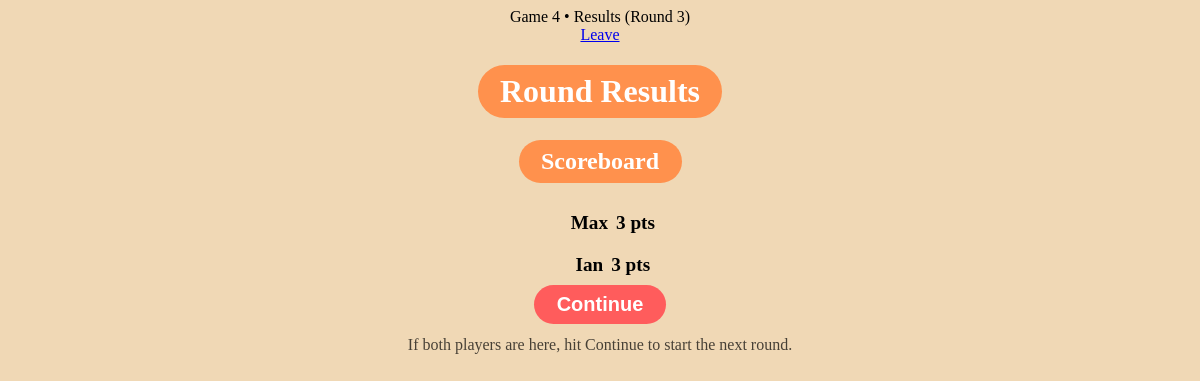
/roundresults/4/4 (signed in), run on the app's committed database.
### hello.py (models this page shows, shortened)
class PlayerGame(db.Model):
    id = db.Column(db.Integer, primary_key=True)
    game_id = db.Column(db.Integer, db.ForeignKey('game.id'))
    user_id = db.Column(db.Integer, db.ForeignKey('user.id'))
    score = db.Column(db.Integer, default=0)
    user = db.relationship("User")

class User(UserMixin, db.Model):
    id = db.Column(db.Integer, primary_key=True)
    username = db.Column(db.String(64), unique=True, nullable=False)
    display_name = db.Column(db.String(64), nullable=False)
    password_hash = db.Column(db.String(256), nullable=False)

### hello.py (the view)
@app.route('/roundresults/<int:game_id>/<int:round_id>')
@login_required
def roundresults(game_id, round_id):
    game = Game.query.get_or_404(game_id)
    players = PlayerGame.query.filter_by(game_id = game_id).order_by(PlayerGame.score.desc()).all()
    return render_template(
        "roundresults.html",
        game_id=game_id,
        round_id=round_id,
        players=players,
        round_num=game.round_num,
    )

### hello.py (called while the page is built)
@login_manager.user_loader
def load_user(user_id):
    return User.query.get(int(user_id))

### templates/roundresults.html (shortened to what this page needs)
{% extends "base.html" %}
{% block content %}
<link rel="stylesheet" href="/static/roundresults.css">
<nav class="top-nav">
  <div class="welcome">Game {{ game_id }} • Results (Round {{ round_num }})</div>
  <a href="{{ url_for('dashboard') }}" class="logout-btn">Leave</a>
</nav>
<h1>Round Results</h1>
<div class="mainbox">
  <h2 style="margin-top: 0;">Scoreboard</h2>
  <div class="scoreboard">
    {% for p in players %}
      <div class="join-pill" style="text-align:center; padding: 0.6rem 0.8rem;">
        <span style="font-size: 1.2rem; font-weight: 600;" class="displayname">
          {{ p.user.display_name }}
        </span>
        <span style="font-size: 1.2rem; font-weight: 700;" class="score">
          {{ p.score }} pts
        </span>
      </div>
    {% endfor %}
  </div>
  <form action="{{ url_for('continue_round', game_id=game_id, current_round_id=round_id) }}" method="GET">
  <button type="submit">Continue</button>
  </form>
  <p style="opacity: 0.7; margin-top: 0.75rem;">
    If both players are here, hit Continue to start the next round.
  </p>
</div>
{% endblock %}

### static/roundresults.css (style rules this page uses)
body { background-color: rgb(240, 216, 181); text-align: center; }
h1, h2 { display: inline-block; color: white; text-align: center; background: #ff914d; border-radius: 999px; padding: 0.5rem 1.4rem; border: none; font-weight: 600; }
.join-pill { display: flex; align-items: center; justify-content: center; width: 100%; padding: 0.6rem 0.8rem; }
span { text-align: center; }
.displayname { width: auto; }
.score { width: auto; margin-left: 0.5rem; }
button { font-size: 20px; margin-top: 0.3rem auto; padding: 0.5rem 1.4rem; border-radius: 999px; border: none; background: #ff5c5c; color: #fff; font-weight: 600; cursor: pointer; }

### data on the page
PlayerGame: user.display_name "Max", score "3"
PlayerGame: user.display_name "Ian", score "3"

### other printed values
{{ game_id }} "4"
{{ round_num }} "3"
